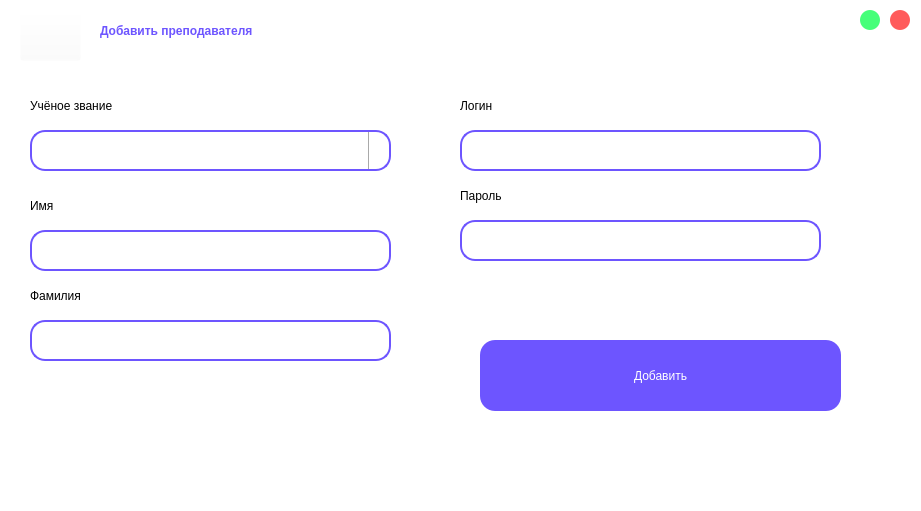
<?xml version="1.0" encoding="UTF-8"?>
<ui version="4.0">
 <class>add_prof</class>
 <widget class="QWidget" name="add_prof">
  <property name="geometry">
   <rect>
    <x>0</x>
    <y>0</y>
    <width>921</width>
    <height>511</height>
   </rect>
  </property>
  <property name="minimumSize">
   <size>
    <width>921</width>
    <height>511</height>
   </size>
  </property>
  <property name="maximumSize">
   <size>
    <width>921</width>
    <height>511</height>
   </size>
  </property>
  <property name="windowTitle">
   <string>Form</string>
  </property>
  <property name="styleSheet">
   <string notr="true">background-color: rgb(255, 255, 255);</string>
  </property>
  <widget class="QPushButton" name="pushButton_2">
   <property name="geometry">
    <rect>
     <x>890</x>
     <y>10</y>
     <width>20</width>
     <height>20</height>
    </rect>
   </property>
   <property name="styleSheet">
    <string notr="true">QPushButton {
	border-radius: 10px;
	background-color: #FF5B5B;
	color: white;
}
QPushButton:pressed {
	background-color: #FFBCBC;
}</string>
   </property>
   <property name="text">
    <string/>
   </property>
  </widget>
  <widget class="QLabel" name="label_2">
   <property name="geometry">
    <rect>
     <x>30</x>
     <y>190</y>
     <width>161</width>
     <height>31</height>
    </rect>
   </property>
   <property name="styleSheet">
    <string notr="true">color: rgb(0, 0, 0);
font: 75 18pt &quot;Karla&quot;;
</string>
   </property>
   <property name="text">
    <string>Имя</string>
   </property>
  </widget>
  <widget class="QLineEdit" name="lineEdit_6">
   <property name="geometry">
    <rect>
     <x>460</x>
     <y>220</y>
     <width>361</width>
     <height>41</height>
    </rect>
   </property>
   <property name="styleSheet">
    <string notr="true">border-radius: 15px; 
font: 14pt &quot;Karla&quot;;
padding-left: 10px;
padding-right:10px;
border: 2px solid #6D55FF;
</string>
   </property>
   <property name="text">
    <string/>
   </property>
  </widget>
  <widget class="QPushButton" name="pushButton_3">
   <property name="geometry">
    <rect>
     <x>860</x>
     <y>10</y>
     <width>20</width>
     <height>20</height>
    </rect>
   </property>
   <property name="styleSheet">
    <string notr="true">QPushButton {
	border-radius: 10px;
	background-color: #45FF79;
	color: white;
}
QPushButton:pressed {
	background-color: #B2FFC8;
}</string>
   </property>
   <property name="text">
    <string/>
   </property>
  </widget>
  <widget class="QLabel" name="label_6">
   <property name="geometry">
    <rect>
     <x>460</x>
     <y>180</y>
     <width>161</width>
     <height>31</height>
    </rect>
   </property>
   <property name="styleSheet">
    <string notr="true">color: rgb(0, 0, 0);
font: 75 18pt &quot;Karla&quot;;
</string>
   </property>
   <property name="text">
    <string>Пароль</string>
   </property>
  </widget>
  <widget class="QPushButton" name="pushButton">
   <property name="geometry">
    <rect>
     <x>480</x>
     <y>340</y>
     <width>361</width>
     <height>71</height>
    </rect>
   </property>
   <property name="autoFillBackground">
    <bool>false</bool>
   </property>
   <property name="styleSheet">
    <string notr="true">QPushButton{
	color: rgb(255, 255, 255);
	background-color: #6D55FF;
	border-radius: 15px; 
	font: 75 25pt &quot;Karla&quot; bold;
	border: 2px;
}
QPushButton:pressed{
	background-color: #A597FF;
}</string>
   </property>
   <property name="text">
    <string>Добавить</string>
   </property>
   <property name="default">
    <bool>false</bool>
   </property>
   <property name="flat">
    <bool>false</bool>
   </property>
  </widget>
  <widget class="QLineEdit" name="lineEdit_5">
   <property name="geometry">
    <rect>
     <x>460</x>
     <y>130</y>
     <width>361</width>
     <height>41</height>
    </rect>
   </property>
   <property name="styleSheet">
    <string notr="true">border-radius: 15px; 
font: 14pt &quot;Karla&quot;;
padding-left: 10px;
padding-right:10px;
border: 2px solid #6D55FF;
</string>
   </property>
   <property name="text">
    <string/>
   </property>
  </widget>
  <widget class="QLabel" name="label">
   <property name="geometry">
    <rect>
     <x>100</x>
     <y>0</y>
     <width>751</width>
     <height>61</height>
    </rect>
   </property>
   <property name="styleSheet">
    <string notr="true">color: rgb(109, 85, 255);
font: 75 35pt &quot;Karla&quot; bold;
font-weight: 500;</string>
   </property>
   <property name="text">
    <string>Добавить преподавателя</string>
   </property>
  </widget>
  <widget class="QLineEdit" name="lineEdit_2">
   <property name="geometry">
    <rect>
     <x>30</x>
     <y>230</y>
     <width>361</width>
     <height>41</height>
    </rect>
   </property>
   <property name="styleSheet">
    <string notr="true">border-radius: 15px; 
font: 14pt &quot;Karla&quot;;
padding-left: 10px;
padding-right:10px;
border: 2px solid #6D55FF;
</string>
   </property>
  </widget>
  <widget class="QLabel" name="label_5">
   <property name="geometry">
    <rect>
     <x>460</x>
     <y>90</y>
     <width>161</width>
     <height>31</height>
    </rect>
   </property>
   <property name="styleSheet">
    <string notr="true">color: rgb(0, 0, 0);
font: 75 18pt &quot;Karla&quot;;
</string>
   </property>
   <property name="text">
    <string>Логин</string>
   </property>
  </widget>
  <widget class="QLabel" name="label_3">
   <property name="geometry">
    <rect>
     <x>30</x>
     <y>280</y>
     <width>161</width>
     <height>31</height>
    </rect>
   </property>
   <property name="styleSheet">
    <string notr="true">color: rgb(0, 0, 0);
font: 75 18pt &quot;Karla&quot;;
</string>
   </property>
   <property name="text">
    <string>Фамилия</string>
   </property>
  </widget>
  <widget class="QPushButton" name="pushButton_4">
   <property name="geometry">
    <rect>
     <x>20</x>
     <y>10</y>
     <width>61</width>
     <height>51</height>
    </rect>
   </property>
   <property name="styleSheet">
    <string notr="true">background-color: rgba(255, 255, 255, 0);</string>
   </property>
   <property name="text">
    <string/>
   </property>
   <property name="icon">
    <iconset resource="greeting.qrc">
     <normaloff>:/new/prefix1/return.png</normaloff>:/new/prefix1/return.png</iconset>
   </property>
   <property name="iconSize">
    <size>
     <width>35</width>
     <height>35</height>
    </size>
   </property>
  </widget>
  <widget class="QLineEdit" name="lineEdit_3">
   <property name="geometry">
    <rect>
     <x>30</x>
     <y>320</y>
     <width>361</width>
     <height>41</height>
    </rect>
   </property>
   <property name="styleSheet">
    <string notr="true">border-radius: 15px; 
font: 14pt &quot;Karla&quot;;
padding-left: 10px;
padding-right:10px;
border: 2px solid #6D55FF;
</string>
   </property>
  </widget>
  <widget class="QLabel" name="label_7">
   <property name="geometry">
    <rect>
     <x>30</x>
     <y>90</y>
     <width>301</width>
     <height>31</height>
    </rect>
   </property>
   <property name="styleSheet">
    <string notr="true">color: rgb(0, 0, 0);
font: 75 18pt &quot;Karla&quot;;
</string>
   </property>
   <property name="text">
    <string>Учёное звание</string>
   </property>
  </widget>
  <widget class="QComboBox" name="comboBox">
   <property name="geometry">
    <rect>
     <x>30</x>
     <y>130</y>
     <width>361</width>
     <height>41</height>
    </rect>
   </property>
   <property name="styleSheet">
    <string notr="true">QComboBox {
    border-radius: 15px; 
    font: 14pt &quot;Karla&quot;;
    padding-left: 10px;
    padding-right:10px;
    border: 2px solid #6D55FF;
    color: black; /* Default text color - black */
}

QComboBox::drop-down {
    subcontrol-origin: padding;
    subcontrol-position: top right;
    width: 20px;
    border-left-width: 1px;
    border-left-color: darkgray;
    border-left-style: solid;
    border-top-right-radius: 3px;
    border-bottom-right-radius: 3px;
}

QComboBox::down-arrow {
    image: url(:/new/prefix1/combobox.png);
    width: 20px;
    height: 20px;
}

QComboBox QAbstractItemView {
    border: 2px solid #6D55FF;
    color: #6D55FF; /* Text color in the dropdown - purple */
    background-color: white; 
}

QComboBox:hover { /* Hover state - highlight with purple border */
    border: 2px solid #6D55FF;
}

QComboBox:focus { /* Focus state - highlight with purple border */
    border: 2px solid #6D55FF;
}

QComboBox:selected { /* Selected state - highlight with purple border */
    border: 2px solid #6D55FF;
    color: #6D55FF; /* Text color in the selected state - purple */
}</string>
   </property>
  </widget>
 </widget>
 <resources>
  <include location="greeting.qrc"/>
 </resources>
 <connections/>
</ui>
